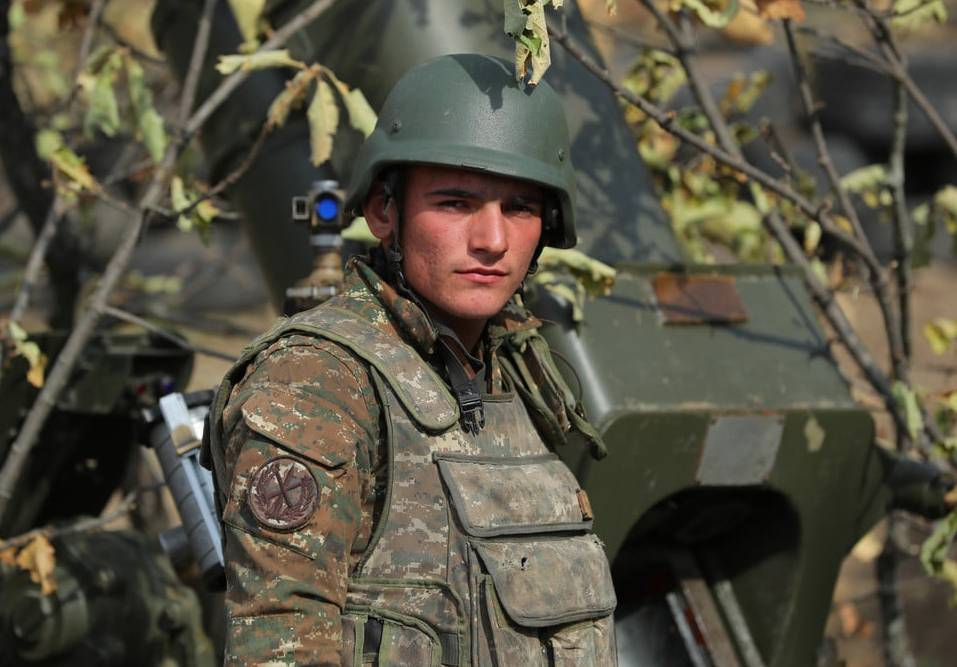
#> input picture images/imagem2.png, 957 x 667 px
$ python RecognizeFacesUsingAnImage.py
#> lines starting #> are read from the running program, lines starting #| are printed output that depends on the picture; after the words box and inside, x2 and y2 are one past the last pixel; in counts of white or black regions, pixels touching at a corner belong together
import cv2

upload = cv2.CascadeClassifier('haarcascades/haarcascade_frontalface_alt2.xml')

imagem = cv2.imread('images/imagem2.png')
#> imagem is the input picture: shape (667, 957, 3); mean B, G, R 66.9, 81.7, 86.1
imagemcinza = cv2.cvtColor(imagem, cv2.COLOR_BGR2GRAY)
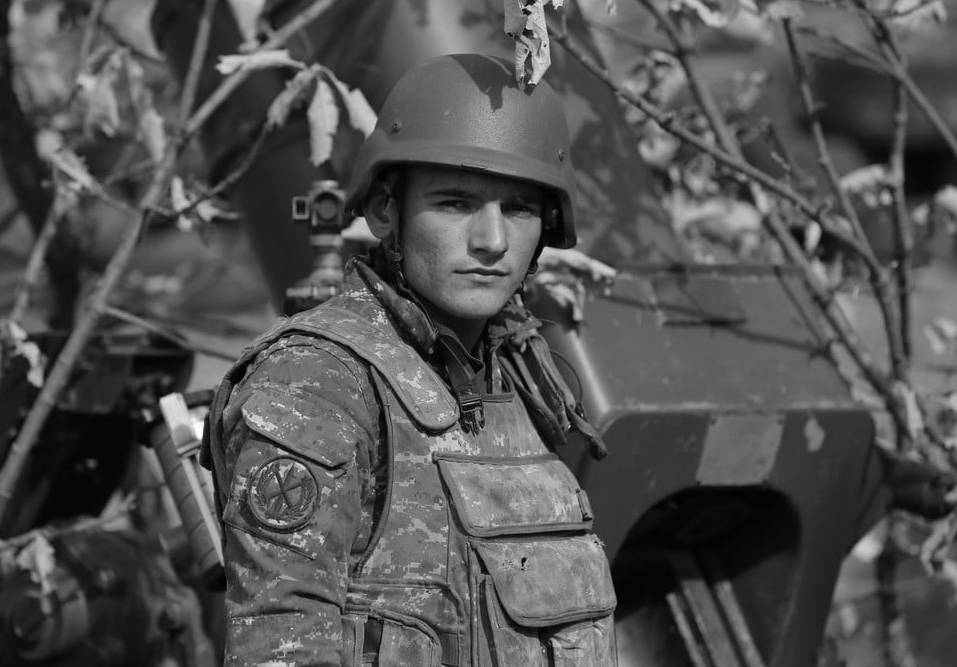
#> imagemcinza: shape (667, 957); min 0, max 255, mean 81.4
faces = upload.detectMultiScale(imagemcinza, scaleFactor=1.75, minNeighbors=1, minSize=(120, 120))
#> faces = [[394, 129, 188, 188]]
print(faces)
#| [[394 129 188 188]]
for x, y, w, h in faces:
    cv2.rectangle(imagem, (x, y), (x + w, y + h), (0, 255, 0), 2)
#> this loop made 1 pass
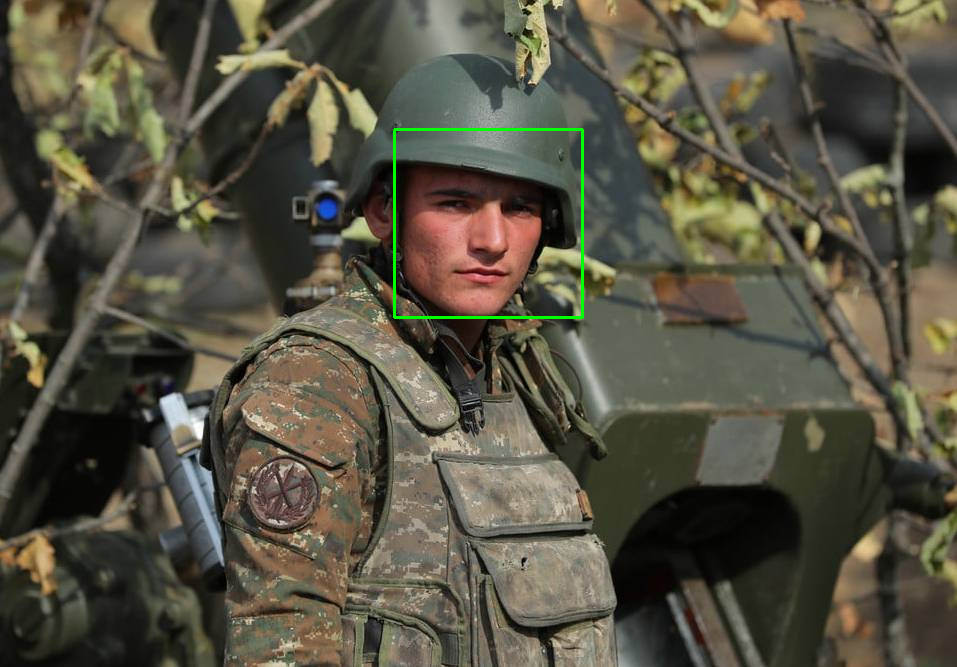
#> imagem: shape (667, 957, 3); 0.35% of pixels changed, all inside (x1, y1, x2, y2) = (393, 128, 584, 319)

imgredimensionada = cv2.resize(imagem, (620, 480))
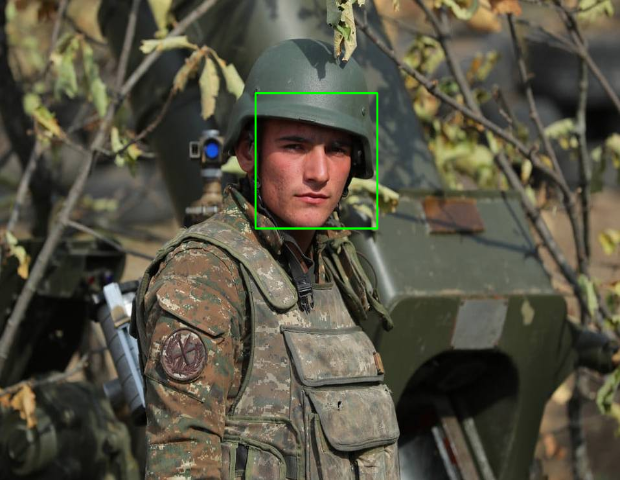
#> imgredimensionada: shape (480, 620, 3); mean B, G, R 66.5, 82.2, 85.7
cv2.imshow('faces', imgredimensionada)
cv2.waitKey()

"""while True:
    cv2.imshow('imagem', imagemcinza)
    key = cv2.waitKey(30) & 0xFF
    if key == 27:
        break
cv2.destroyAllWindows()"""

$ run again, with images/imagem1.png copied over images/imagem2.png
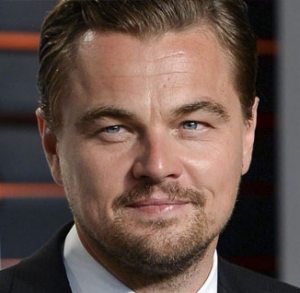
#> input picture images/imagem1.png, 300 x 293 px
#> imagem is the input picture: shape (293, 300, 3); mean B, G, R 71.7, 79.6, 99.3
#> `imagemcinza = cv2.cvtColor(imagem, cv2.COLOR_BGR2GRAY)`:
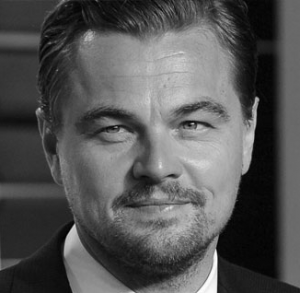
#> imagemcinza: shape (293, 300); min 0, max 253, mean 84.6
#> faces = [[66, 56, 188, 188]]
#| [[ 66  56 188 188]]
#> the loop `for x, y, w, h in faces:` made 1 pass
#> `imgredimensionada = cv2.resize(imagem, (620, 480))`:
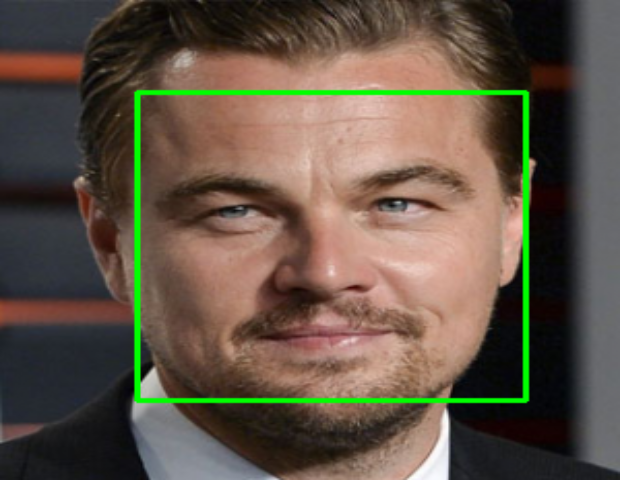
#> imgredimensionada: shape (480, 620, 3); mean B, G, R 69.9, 84, 96.8
